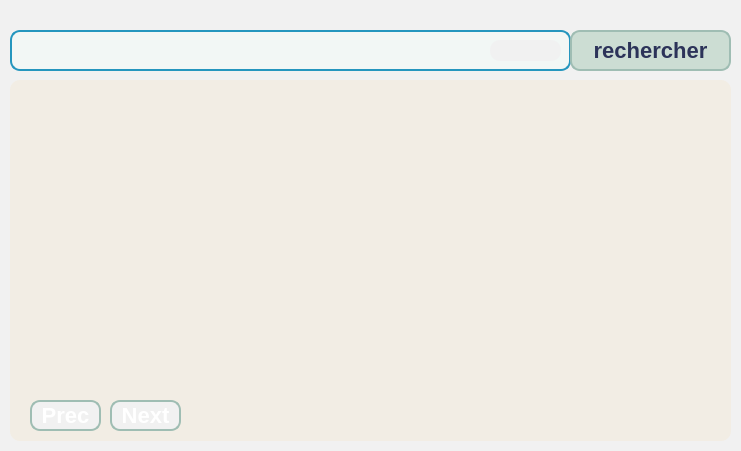
      <widget class="QGroupBox" name="groupBox_24">
       <property name="geometry">
        <rect>
         <x>420</x>
         <y>90</y>
         <width>741</width>
         <height>451</height>
        </rect>
       </property>
       <property name="styleSheet">
        <string notr="true">background-color: rgb(241, 241, 241);
border-radius: 10px black;
	border-radius: 10px  ;

</string>
       </property>
       <property name="title">
        <string/>
       </property>
       <widget class="QTableView" name="tableView_2">
        <property name="geometry">
         <rect>
          <x>10</x>
          <y>80</y>
          <width>721</width>
          <height>361</height>
         </rect>
        </property>
        <property name="styleSheet">
         <string notr="true">background-color: rgb(242, 237, 228);
</string>
        </property>
       </widget>
       <widget class="QLineEdit" name="lerechercher">
        <property name="geometry">
         <rect>
          <x>10</x>
          <y>30</y>
          <width>561</width>
          <height>41</height>
         </rect>
        </property>
        <property name="styleSheet">
         <string notr="true">QLineEdit
{
background-color: rgb(242, 247, 245);
border-radius: 10px;
border: 2px solid #2596be


}
</string>
        </property>
       </widget>
       <widget class="QPushButton" name="pushButton_rechercher">
        <property name="geometry">
         <rect>
          <x>570</x>
          <y>30</y>
          <width>161</width>
          <height>41</height>
         </rect>
        </property>
        <property name="styleSheet">
         <string notr="true">QPushButton
{
	background-color: rgb(204, 221, 211);
	color: rgb(44, 51, 89);
	font-size: 22px;
	font-weight: bold;
	border: 2px solid #9fbdb3;
	border-radius:10px;
	padding: 5px;
}

</string>
        </property>
        <property name="text">
         <string>rechercher</string>
        </property>
       </widget>
       <widget class="QLabel" name="Empl_label_Recherche_4">
        <property name="geometry">
         <rect>
          <x>490</x>
          <y>40</y>
          <width>71</width>
          <height>21</height>
         </rect>
        </property>
        <property name="styleSheet">
         <string notr="true">font:  75 16pt &quot;Times New Roman&quot;;
image: url(:/search.svg);
color: rgb(44, 51, 89);</string>
        </property>
        <property name="text">
         <string/>
        </property>
       </widget>
       <widget class="QPushButton" name="moisprec">
        <property name="geometry">
         <rect>
          <x>30</x>
          <y>400</y>
          <width>71</width>
          <height>31</height>
         </rect>
        </property>
        <property name="styleSheet">
         <string notr="true">/*-----QPushButton-----*/
QPushButton
{
	background-color: qlineargradient(spread:pad, x1:0, y1:0.511, x2:1, y2:0.511, stop:0 
#92bf91
,stop:0.995192 rgba(0,0,0,0));



	color: #ffffff;
	font-size: 22px;
	font-weight: bold;
	border: 2px solid #9fbdb3;
	border-radius:10px;
	padding: 5px;
	

}

QPushButton::hover
{
background-color: qlineargradient(spread:pad, x1:0, y1:0.511, x2:1, y2:0.511, stop:0 rgba(0, 180, 150, 220),stop:1 rgba(50, 220, 200, 220));

	color: #2C3359; 

}
QPushButton::pressed
{background-color: qlineargradient(stop:0 rgba(0, 207, 179, 255),stop:1 rgba(70, 255, 230, 255));

	color: #2C3359; 

}</string>
        </property>
        <property name="text">
         <string>Prec</string>
        </property>
       </widget>
       <widget class="QPushButton" name="moisuivant">
        <property name="geometry">
         <rect>
          <x>110</x>
          <y>400</y>
          <width>71</width>
          <height>31</height>
         </rect>
        </property>
        <property name="styleSheet">
         <string notr="true">/*-----QPushButton-----*/
QPushButton
{
	background-color: qlineargradient(spread:pad, x1:0, y1:0.511, x2:1, y2:0.511, stop:0 
#92bf91
,stop:0.995192 rgba(0,0,0,0));



	color: #ffffff;
	font-size: 22px;
	font-weight: bold;
	border: 2px solid #9fbdb3;
	border-radius:10px;
	padding: 5px;
	

}

QPushButton::hover
{
background-color: qlineargradient(spread:pad, x1:0, y1:0.511, x2:1, y2:0.511, stop:0 rgba(0, 180, 150, 220),stop:1 rgba(50, 220, 200, 220));

	color: #2C3359; 

}
QPushButton::pressed
{background-color: qlineargradient(stop:0 rgba(0, 207, 179, 255),stop:1 rgba(70, 255, 230, 255));

	color: #2C3359; 

}</string>
        </property>
        <property name="text">
         <string>Next</string>
        </property>
       </widget>
      </widget>
